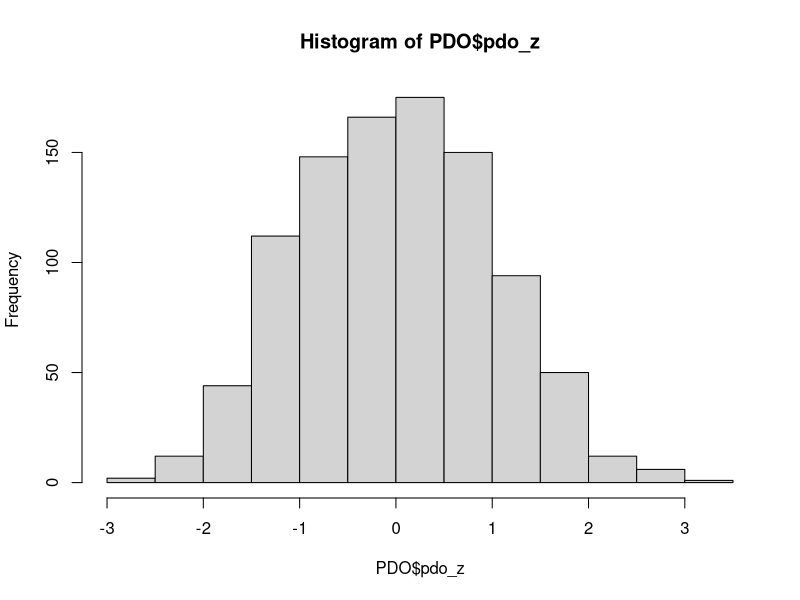
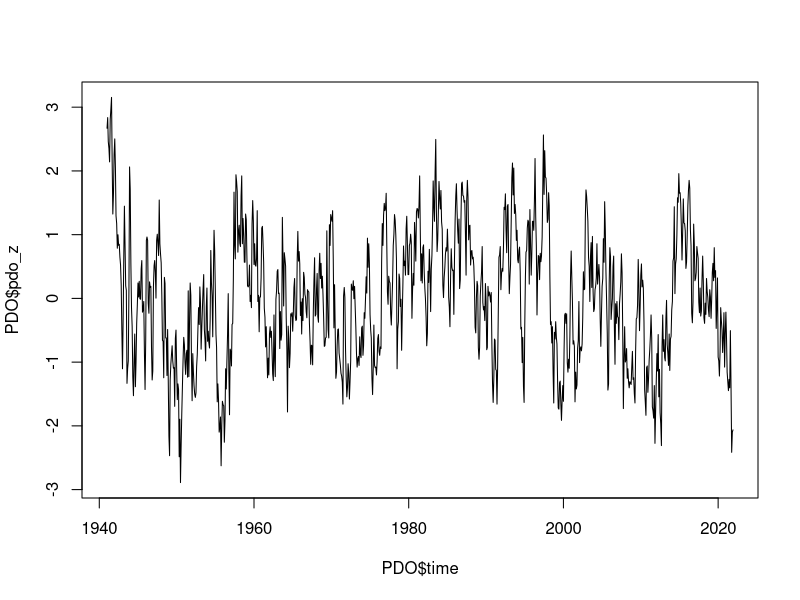

The R script that drew these images, in order: (Note: this script raises an error after producing the figures.)
################################################################################
#############          Pelagic Synthesis           #############################
#############             FEB-2025                 #############################
#############         CCE - Double Integration     #############################
## by: Alexandra Cabanelas 
################################################################################
## CCE LTER
## Driver = Pacific Decadal Oscillation (PDO)
## Biology = Nyctiphanes simplex (abundance m2)
## 2 year integration time 
## season = spring (Feb, Mar, Apr, May)
## years = 1951 - 2021
## night tows only

# Script #3 : integration_CCE

# script to integrate and test correlations

#######   ----   Integration Calculations:
# 1) Biological TS (annual)
#     a. Log(x + min/2) transformation == for CCE, Log(Abundance per m2 + 1)
#     b. Spatial average
#     c. Z-score transformation for plotting on same axes
# 2) Driver TS (monthly)
#     a. Raw TS (at higher resolution than bio TS)
#     b. Temporally average (backwards in time) over characteristic 
#        time span of organism - 1st integration
#     c. Temporally average again - 2nd integration 
# INTEGRATING ONCE IN THIS ANALYSIS*
# 3) Test correlations between bio TS + each driver TS 
################################################################################

## ------------------------------------------ ##
#            Packages -----
## ------------------------------------------ ##
library(tidyverse) #v2.0.0
library(cowplot) #v1.1.3

## ------------------------------------------ ##
#           1) Biology Data -----
## ------------------------------------------ ##
euphs <- read.csv(file.path("raw",
                            "CCE",
                            "nsimplex_CCE.csv")) %>%
  mutate(taxa = "Nsimplex") %>% 
  # --- add the missing years -----
  #no sampling = 1967, 1968, 1971, 1973 and 2020
  #real 0s = 1972, 1976, 2010-2012
  complete(Year = seq(min(Year), max(Year), by = 1)) %>%
  #as.data.frame() %>%
  arrange(Year) %>%
  mutate(
    # --- linear interpolation - these analyses dont like NAs -----
    Abundance = approx(Year, Abundance, xout = Year)$y,  
  
    # --- calculate anomalies -----
    # Abundance = Log10(Abundance per m2 + 1)
    Yc_mean = mean(Abundance, na.rm = TRUE),
    # the matlab code uses sample (denominator = n-1) sd
    Yc_sd = sd(Abundance, na.rm = TRUE), 
    #^same as: sqrt(sum((Abundance - Yc_mean)^2, na.rm = TRUE) / (sum(!is.na(Abundance)) - 1))
    #for pop sd(denominator=n) = sqrt(sum((Abundance - Yc_mean)^2, na.rm = TRUE) / sum(!is.na(Abundance)))
  
    # --- Z-score ----- 
    Anomaly_yr = (Abundance - Yc_mean) / Yc_sd, 
    # or Anomaly_yr = scale(Abundance)[, 1] #sample SD
    
    # --- give abundance data day & month to match index (March 1st to each yr)
    date = as.Date(paste0(Year, "-03-01"))                
  ) %>%
  # --- fill region and taxa metadata so they arent NA -----
  fill(Region, taxa, .direction = "downup")              

## ------------------------------------------ ##
#           2) Driver Data -----
## ------------------------------------------ ##
PDO <- read.csv(file.path("raw",
                          "CCE",
                          "PDO.csv")) %>%
  # long format
  pivot_longer(cols = Jan:Dec,
               names_to = "month",
               values_to = "pdo") %>%
  #filtering 10 yrs before bio data
  filter(Year >= 1941, Year <= 2021, pdo < 99) %>%
  mutate(
    #turn month into integer
    month = match(month, month.abb),
    #convert time to POSIXct
    time = as.POSIXct(paste(Year, month, "01"), 
                      format = "%Y %m %d", 
                      tz = "UTC"),
    # --- Z-score PDO ----- 
    pdo_z = (pdo - mean(pdo, na.rm = TRUE)) / sd(pdo, na.rm = TRUE)
    #or pdo_z = scale(pdo)[, 1]
  ) %>%
  as.data.frame() %>%
  select(time, pdo, pdo_z)

mean(PDO$pdo_z)  # should be close to 0
sd(PDO$pdo_z)    # should be close to 1
hist(PDO$pdo_z) 
plot(PDO$time, PDO$pdo_z, type = "l")

## ------------------------------------------ ##
#  Function for integrations (matching MATLAB/Manu's approach) -----
## ------------------------------------------ ##
# AR(1) style autoregressive smoothing
recursive_integration <- function(x, tau, dt = 1) {
  # calculate autoregressive weight (how much past value is retained)
  # tau = memory in months, dt = time step 1 month
  alpha <- 1 - dt / tau # autoregressive weight; alpha bio, Euler
  y <- numeric(length(x)) #bio response
  y[1] <- x[1] # initial condition; (MATLAB: o(1) = forc.sig(1))
  for (i in 1:(length(x) - 1)) {
    y[i + 1] <- alpha * y[i] + x[i] * dt #forward recursion loop
  }
  return(y)
}

# set parameters
tau_bio <- 24        # biology memory in months
dt <- 1              # monthly time steps

## ------------------------------------------ ##
#  Apply integration (biological response) -----
## ------------------------------------------ ##

PDO <- PDO %>%
  mutate(
    pdo_int = recursive_integration(pdo_z, 
                                    tau = tau_bio, 
                                    dt = dt),
    # zscore after integration
    pdo_int_z = (pdo_int - mean(pdo_int, na.rm = TRUE)) / sd(pdo_int, na.rm = TRUE),  
    # or pdo_int_z = scale(PDO$pdo_int)[,1]  
    time = as.Date(time))

## ------------------------------------------ ##
#   3) Test Correlations -----
## ------------------------------------------ ##

# --- interpolate (bio is yearly, pdo is monthly) -----
euphs <- euphs %>%
  mutate(
    pdo_orig = approx(PDO$time, PDO$pdo_z, xout = date, rule = 1)$y,
    pdo_int  = approx(PDO$time, PDO$pdo_int_z, xout = date, rule = 1)$y
  )
#rule 2 = extend edge values beyond data range; rule 1 & 2 give same results here

# --- correlations -----
cor_raw <- cor(euphs$Anomaly_yr, euphs$pdo_orig)
cor_int <- cor(euphs$Anomaly_yr, euphs$pdo_int)

# --- get conventional p-values -----
pval_raw <- cor.test(euphs$Anomaly_yr, euphs$pdo_orig)$p.value
pval_int <- cor.test(euphs$Anomaly_yr, euphs$pdo_int)$p.value

## ------------------------------------------ ##
#   Store Results -----
## ------------------------------------------ ##
cor_CCE <- data.frame(site = "CCE",
                       taxa = "Nsimplex",
                       season = "spring",
                       cor_Norm = cor_raw, 
                       cor_Int = cor_int, 
                       pval_Norm = pval_raw, 
                       pval_Int = pval_int
)
cor_CCE

## ------------------------------------------ ##
#   Export CSVs -----
## ------------------------------------------ ##

# save N. simplex Z-score data 
write.csv(euphs[, c("date", "Anomaly_yr", "taxa")], "output/CCE/nsimplex_zscore.csv", row.names = FALSE)

# save PDO monthly z-scored
write.csv(PDO[, c("time", "pdo_z")], "output/CCE/pdo_z_output.csv", row.names = FALSE)

# save integration results 
#write.csv(cor_CCE, "output/CCE/cor_Nsimplex_CCE.csv")

## ------------------------------------------ ##
#     Plots -----
## ------------------------------------------ ## 
(NormPlot <- ggplot() +
  # Driver time series (PDO normalized)
  geom_line(data = PDO, aes(x = time, y = pdo_z, color = "PDO"), 
            linewidth = 1.2) +
  # Nsimplex time series (Abundance)
  geom_line(data = euphs, aes(x = date, y = Anomaly_yr, color = "Abundance"), 
            linewidth = 1.2) +
  # annotate correlation coefficient
  annotate("text", x = as.Date("1960-01-01"), y = 3,
           label = sprintf("r == %.2f", cor_raw),
           parse = TRUE, hjust = 0, vjust = 1, color = "black", size = 5.5) +
  # annotate p-value
  annotate("text", x = as.Date("1960-01-01"), y = 2.4,
           label = if (pval_raw < 0.001) {
             as.expression(bquote(italic(p) < 0.001))
           } else {
             as.expression(bquote(italic(p) == .(round(pval_raw, 3))))
           },
           parse = TRUE, hjust = 0, vjust = 1, color = "black", size = 5.5) +
  theme_bw() +
  theme(axis.title.x = element_blank(),
        axis.text.x = element_blank(),
        axis.title.y = element_text(size = 19, color = "black", face = "bold"),
        axis.text.y = element_text(size = 15, color = "black"),
        axis.ticks.x = element_blank(),
        legend.title = element_blank(),
        legend.text = element_text(size = 15, face = "bold"),
        legend.key.size = unit(2, "lines"),
        legend.position = "bottom",
        plot.title = element_blank()) +
  # x-axis settings
  scale_x_date(breaks = seq(as.Date("1950-01-01"), as.Date("2022-01-01"), 
                            by = "10 years"),
               date_labels = "%Y", expand = c(0, 0)) +
  coord_cartesian(xlim = as.Date(c("1950-01-01", "2022-01-01"))) +
  # manual color legend
  scale_color_manual(values = c("PDO" = "red", "Abundance" = "blue")) +
  labs(y = "PDO")
)

(Int1Plot <- ggplot() +
  # Driver time series (Integrated PDO)
  geom_line(data = PDO, aes(x = time, y = pdo_int_z, color = "PDO"), 
            linewidth = 1.2) +
  # Nsimplex time series (Abundance)
  geom_line(data = euphs, aes(x = date, y = Anomaly_yr, color = "Abundance"), 
            linewidth = 1.2) +
  # annotate correlation coefficient
  annotate("text", x = as.Date("1960-01-01"), y = 3,
           label = sprintf("r == %.2f", cor_int),
           parse = TRUE, hjust = 0, vjust = 1, color = "black", size = 5.5) +
  # annotate p-value
  annotate("text", x = as.Date("1960-01-01"), y = 2.4,
           label = if (pval_int < 0.001) {
             as.expression(bquote(italic(p) < 0.001))
           } else {
             as.expression(bquote(italic(p) == .(round(pval_int, 3))))
           },
           parse = TRUE, hjust = 0, vjust = 1, color = "black", size = 5.5) +
  theme_bw() +
  theme(axis.title.x = element_blank(),
        axis.title.y = element_text(size = 19, color = "black", face = "bold"),
        axis.text = element_text(size = 15, color = "black"),
        legend.title = element_blank(),
        legend.text = element_text(size = 15, face = "bold"),
        legend.key.size = unit(2, "lines"),
        plot.title = element_blank()) +
  # x-axis settings
  scale_x_date(breaks = seq(as.Date("1950-01-01"), as.Date("2022-01-01"), 
                            by = "10 years"),
               date_labels = "%Y", expand = c(0, 0)) +
  coord_cartesian(xlim = as.Date(c("1950-01-01", "2022-01-01"))) +
  # manual color legend
  scale_color_manual(values = c("PDO" = "red", "Abundance" = "blue")) +
  # y-axis label
  labs(y = "Integrated PDO")
)

legend <- cowplot::get_plot_component(NormPlot, 'guide-box-bottom', 
                                      return_all = TRUE)
cowplot::ggdraw(legend)

# remove legend
NormPlot <- NormPlot + theme(legend.position = "none")
Int1Plot <- Int1Plot + theme(legend.position = "none")

# combine plots into one grid
combined_plots <- plot_grid(NormPlot, Int1Plot,
                            ncol = 1, align = "v")

# add plot title 
title <- ggdraw() +
  draw_label(label = bquote("CCE " * italic("Nyctiphanes simplex") * " Spring"), 
             size = 18) +
  theme(plot.background = element_rect(fill = "transparent"))

# combine title and plots
(final_plot <- plot_grid(title, combined_plots, legend, ncol = 1, 
                         rel_heights = c(0.07, 0.8, 0.07))) 

# export and save plot
ggsave("figures/CCE/conventional_CCE_Ns_spring.png", 
       final_plot, 
       width = 8, height = 8, dpi = 300, 
       bg = "white")